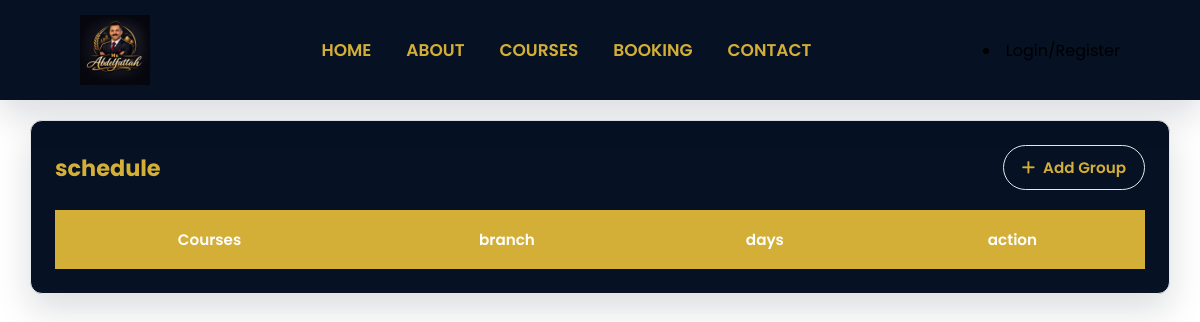
/admin/schedule, run on an earlier commit of the app's database.
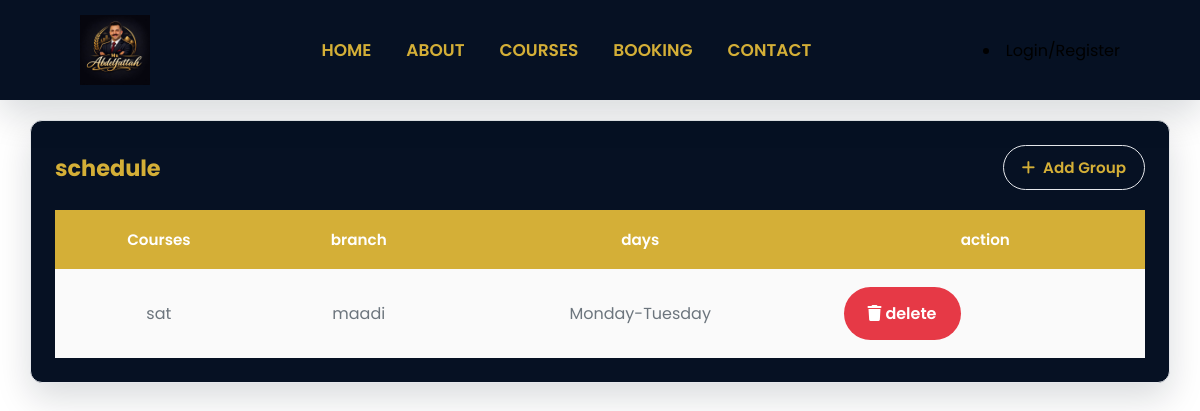
And on a later commit of the database.
### models/schedaule.py (models this page shows)
class Schedule(db.Model):
    __tablename__ ="schedule"
    id = db.Column(db.Integer, primary_key=True)
    course_id = db.Column(db.Integer, db.ForeignKey("course.id"), nullable=False )
    branch_id = db.Column(db.Integer, db.ForeignKey("branches.id"), nullable=True )
    day1 = db.Column(db.String(20), nullable=False)
    day2 = db.Column(db.String(20), nullable=False)
    time1 = db.Column(db.String(20), nullable=False)
    time2 = db.Column(db.String(20), nullable=False)
    level = db.Column(db.String(30), nullable=False)
    mode = db.Column(db.String(20), nullable=False)
    course = db.relationship("Course", backref="schedule")

### models/course.py (models this page shows)
class Course(db.Model):
    id = db.Column(db.Integer, primary_key=True)
    title = db.Column(db.String(150), nullable=False)
    description = db.Column(db.Text, nullable=False)
    course_type = db.Column(db.String(20), nullable=False)
    image = db.Column(db.String(255), nullable=True)
    is_active = db.Column(db.Boolean, default=True)

### models/branch.py (models this page shows)
class Branch(db.Model):
    __tablename__ = "branches"
    id = db.Column(db.Integer, primary_key=True)
    name = db.Column(db.String(100), nullable=True ,unique=True)
    schedule = db.relationship("Schedule", backref="branch", lazy=True, cascade="all,delete")

### routes/scheddules.py (the view)
@schedule.route("/admin/schedule")
def show_schedules():
    schedules = Schedule.query.all()
    print(schedules)
    return render_template("admin/schedules.html" , schedule=schedules, name="Groups")

### templates/admin/schedules.html
{% extends "base.html" %}
{% block body %}
<div class="admin-container">
    <div class="card-admin">
        <div class="card-header">
            <h2 class="card-title">schedule</h2>
            <a href="/admin/add-group" class="btn-admin btn-outline">
                <i class="fa-solid fa-plus"></i>
                Add Group
            </a>
        </div>
        <div class="card-body">
            <div class="table=container">
                <table class="admin-table">
                    <thead>
                        <tr>
                         <th>Courses</th>
                         <th>branch </th>
                         <th> days </th>
                         <th> action</th>
                    </thead>
                    <tbody>
                        {%for schedule in schedule%}
                         <tr>
                          <td>{{ schedule.course.title }}</td>
                          <td>{{ schedule.branch.name }}</td>
                          <td>{{schedule.day1}}-{{schedule.day2}}</td>
                            <td>
                                <div class="table-action">
                                     <a href="{{ url_for('schedule.delete_schedule', schedule_id=schedule.id)}}" class="btn btn-danger btn-lg">
                                        <i class="fa-solid fa-trash"></i>
                                        delete
                                     </a>
                                </div>
                            </td>
                         </tr>
                        {%endfor%}
                    </tbody>
                </table>
            </div>
        </div>
    </div>
</div>
{%endblock%}

What changed in the data, as far as the page shows it:
added Schedule: course "sat", branch.name "maadi", day1 "Monday", day2 "Tuesday"
